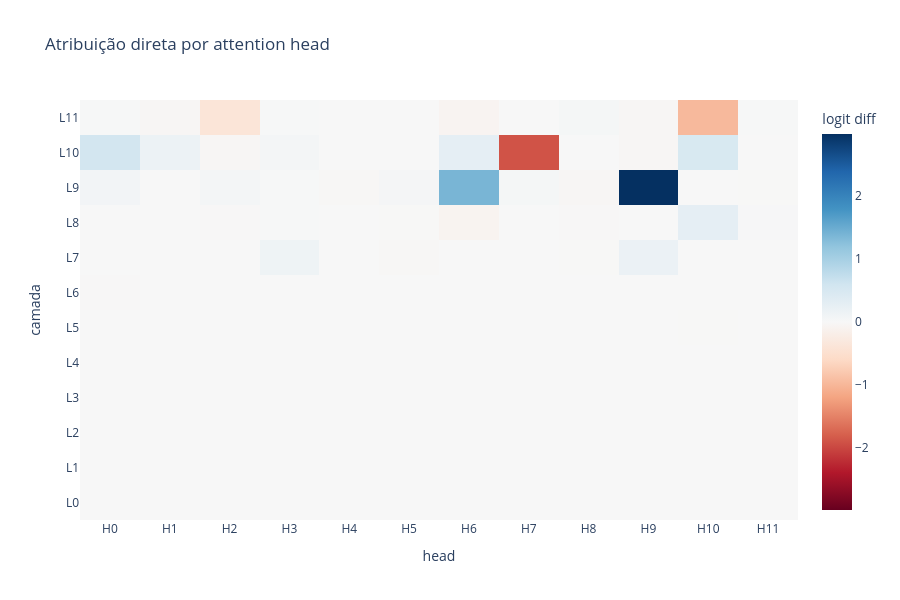

Source (notebook cell):
### Markdown cell above
## 4. Decomposição por head

Agora separamos apenas as 144 heads: `12 camadas × 12 heads`.

No gráfico, cada célula mostra a contribuição direta média de uma head para a diferença `correto − incorreto`.

Uma célula positiva indica alinhamento direto com a resposta correta — não prova que a head seja causalmente necessária.

### Code cell
with torch.no_grad():
    head_stack, head_labels = cache.stack_head_results(
        layer=-1,
        pos_slice=-1,
        apply_ln=True,
        return_labels=True,
    )

head_contributions = torch.einsum(
    "hbd,bd->hb",
    head_stack,
    logit_diff_directions,
).mean(dim=1)
head_contributions = head_contributions.reshape(
    model.cfg.n_layers,
    model.cfg.n_heads,
)

assert head_contributions.shape == (12, 12)

figure = go.Figure(
    data=go.Heatmap(
        z=head_contributions.detach().cpu().numpy(),
        x=[f"H{head}" for head in range(model.cfg.n_heads)],
        y=[f"L{layer}" for layer in range(model.cfg.n_layers)],
        colorscale="RdBu",
        zmid=0,
        colorbar_title="logit diff",
        hovertemplate="camada=%{y}<br>head=%{x}<br>contribuição=%{z:.3f}<extra></extra>",
    )
)
figure.update_layout(
    title="Atribuição direta por attention head",
    xaxis_title="head",
    yaxis_title="camada",
    height=600,
)
figure.show()

### Figure 1 — Plotly figure (JSON) as saved in the notebook; plotly's stock layout.template omitted (floating-point values rounded to 4 significant figures; data arrays with more than 128 entries replaced by an {"elided": "..."} marker saying what was removed)
{"data": [{"colorbar": {"title": {"text": "logit diff"}}, "colorscale": [[0.0, "rgb(103,0,31)"], [0.1, "rgb(178,24,43)"], [0.2, "rgb(214,96,77)"], [0.3, "rgb(244,165,130)"], [0.4, "rgb(253,219,199)"], [0.5, "rgb(247,247,247)"], [0.6, "rgb(209,229,240)"], [0.7, "rgb(146,197,222)"], [0.8, "rgb(67,147,195)"], [0.9, "rgb(33,102,172)"], [1.0, "rgb(5,48,97)"]], "hovertemplate": "camada=%{y}<br>head=%{x}<br>contribuição=%{z:.3f}<extra></extra>", "type": "heatmap", "x": ["H0", "H1", "H2", "H3", "H4", "H5", "H6", "H7", "H8", "H9", "H10", "H11"], "y": ["L0", "L1", "L2", "L3", "L4", "L5", "L6", "L7", "L8", "L9", "L10", "L11"], "z": {"elided": "12x12 float values"}, "zmid": 0}], "layout": {"height": 600, "title": {"text": "Atribuição direta por attention head"}, "xaxis": {"title": {"text": "head"}}, "yaxis": {"title": {"text": "camada"}}}}
